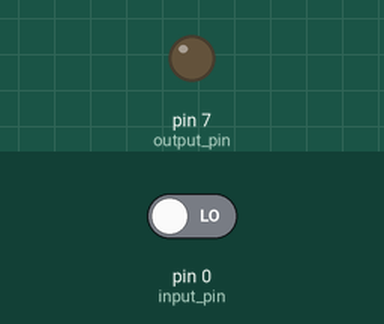
A sketch run on a simulated Arduino Mega 2560, built with avr-gcc and run on an emulated ATmega2560. On the bench: output pins drawn as LEDs (lit = HIGH). Inputs (shaded band) come from the test bench; at power-on: pin 0 (input_pin) LOW.

Above: at 1.2 s.
1.3 s: pin 0 (input_pin) driven HIGH
At 2.2 s:
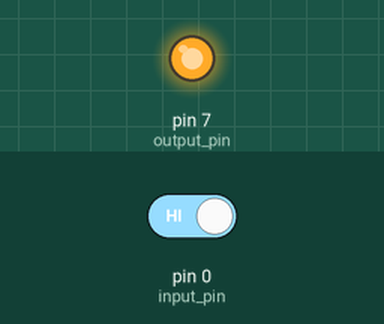
2.8 s: pin 0 (input_pin) driven LOW
At 3.3 s:
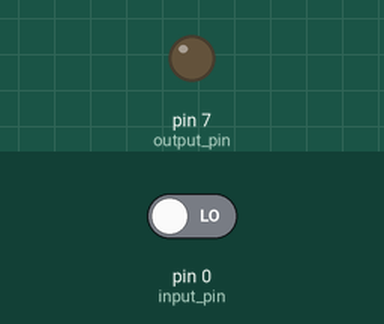
Timing chart, 0 to 5.8 s (numbered marks = the images above; inputs shaded):
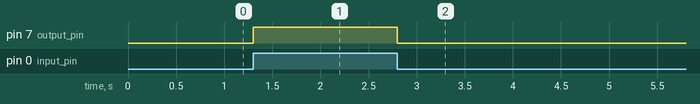

Measured:
- after the input at 1.3 s, pin 7 (output_pin): LOW → HIGH at once
- after the input at 2.8 s, pin 7 (output_pin): HIGH → LOW at once

The sketch:

interrupt_receiver.ino
```cpp
//set up interrupt receiver for Arduino MEGA 2560

int input_pin = 0; //initialize pins A0 and A7
int output_pin = 7;

void setup() {

  pinMode(0, INPUT); //set pins 0 and 7 as input and output respectively
  pinMode(7, OUTPUT);
 // Serial.begin(9600);

}

void loop() {


//  if (digitalRead(input_pin) == 1){  //if input is HIGH, save current time
//
//    //unsigned int current_time = millis();
//
//
//    output_pin = HIGH;  //set output pin to HIGH and measure internal delay
//
////    unsigned int internal_delay = current_time - millis();
////
////    Serial.print(internal_delay);  //print internal delay to console
////
////    delay(50);
////
////    output_pin = LOW; //set output pin to LOW
//  }

//  else if (digitalRead(input_pin) == 0) {
//
//    output_pin = LOW;
//
//  }

  digitalWrite(output_pin, digitalRead(input_pin));

}
```
